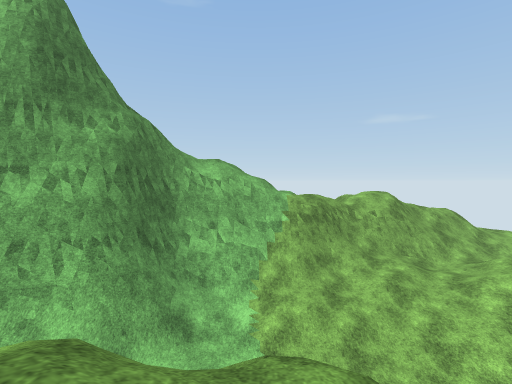
view 1 (above)

24 first-person views from a walk through a scene from a Unity 3-D project. The camera is 1.3 m above the floor, tilts 2° down and sees 85° across. The floor is counted in squares, 2 m on a side. Each view is taken from the middle of a square. On the plan, view 1 faces up. The plan holds only what a view shows up to about 9 squares ahead; the rest is blank. The place goes on beyond the plan. The player character is not drawn. Some surface patterns are stand-ins.

view 2
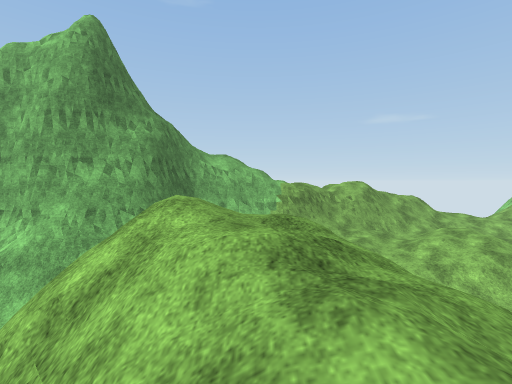

view 3
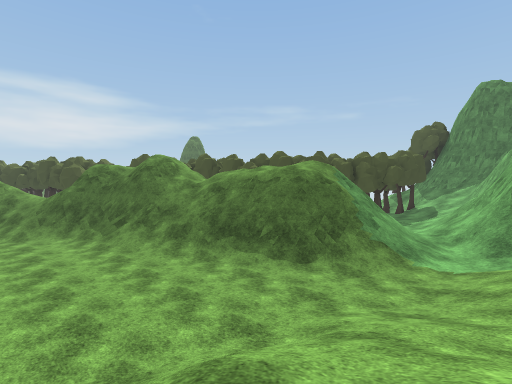

view 4
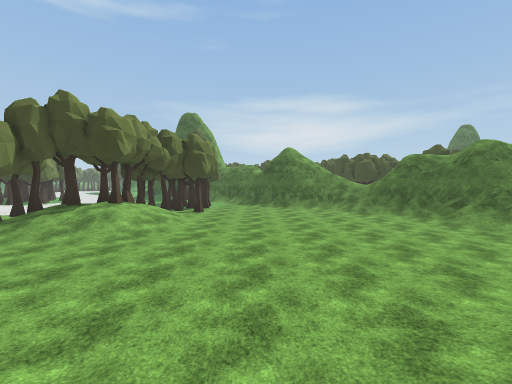

view 5
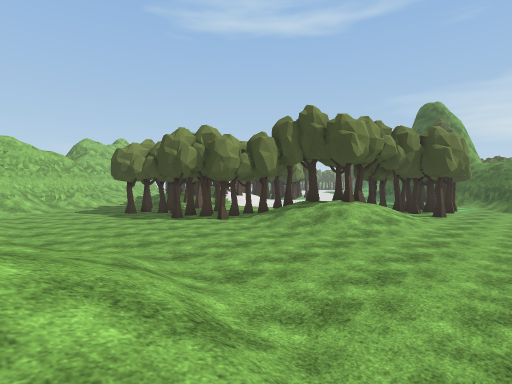

view 6
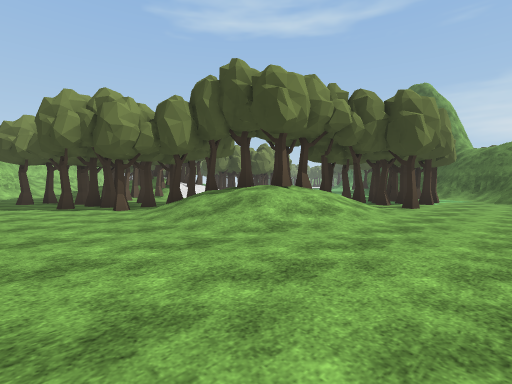

view 7
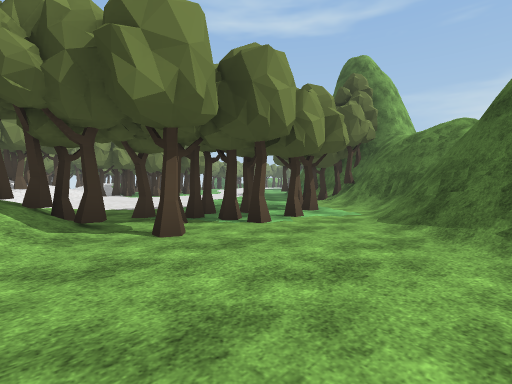

view 8
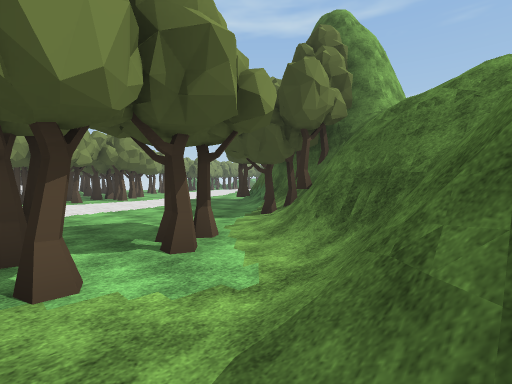

view 9
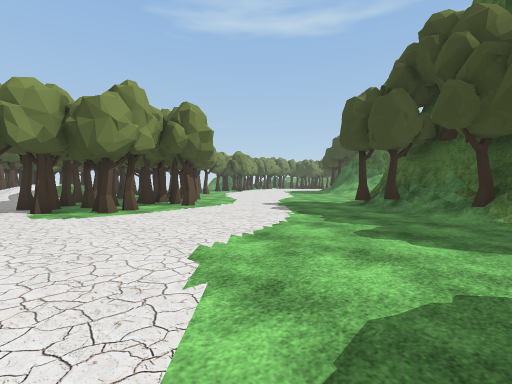

view 10
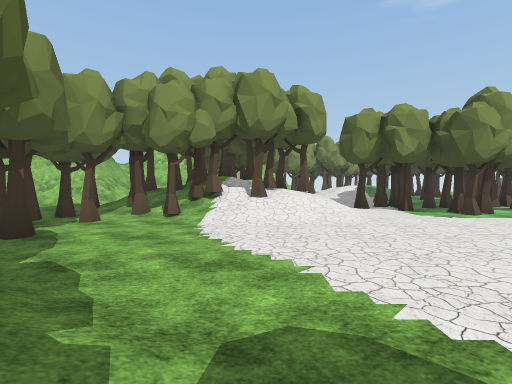

view 11
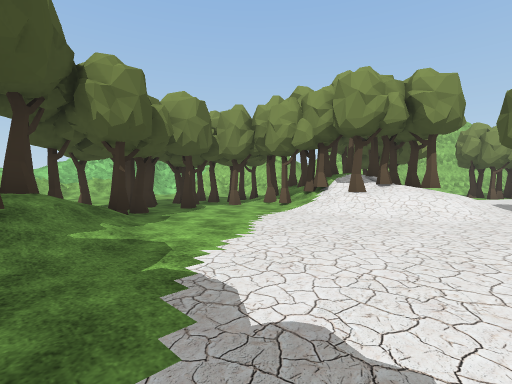

view 12
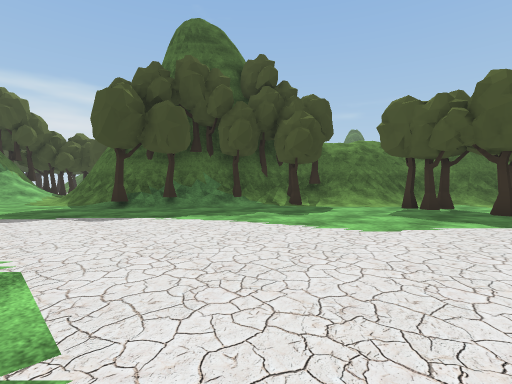

view 13
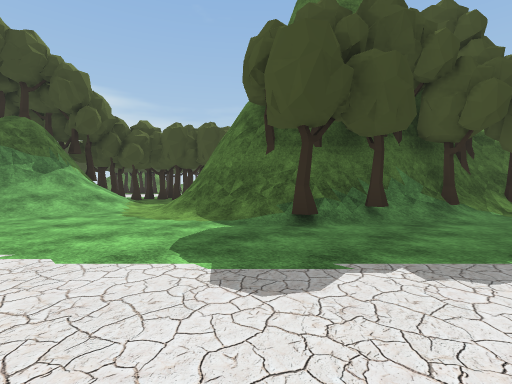

view 14
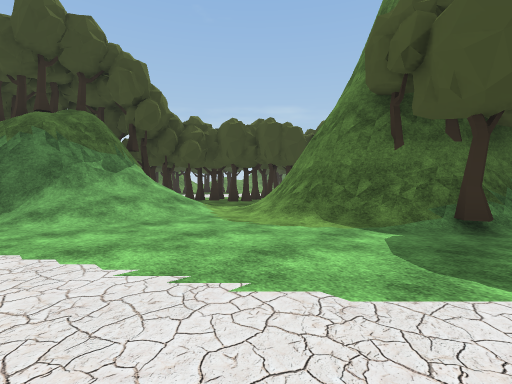

view 15
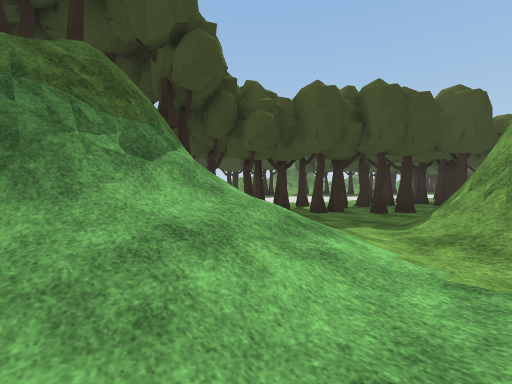

view 16
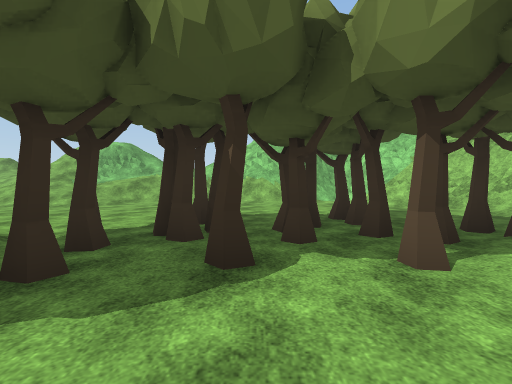

view 17
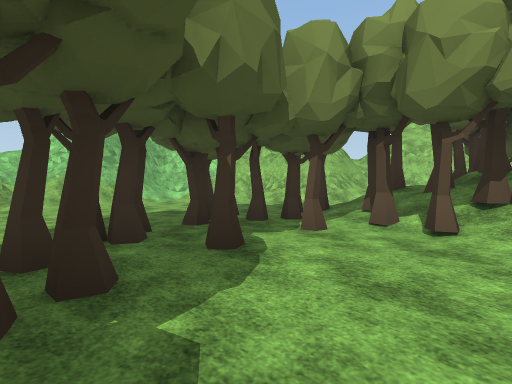

view 18
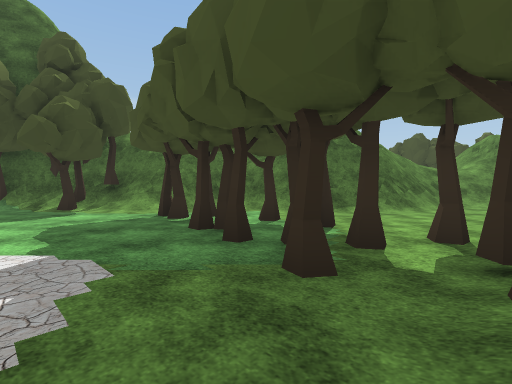

view 19
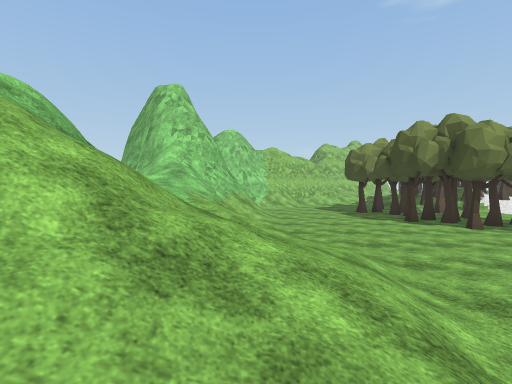

view 20
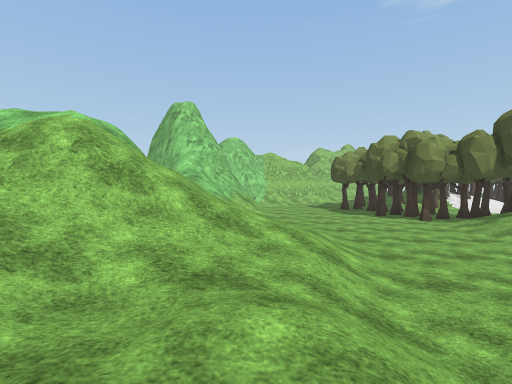

view 21
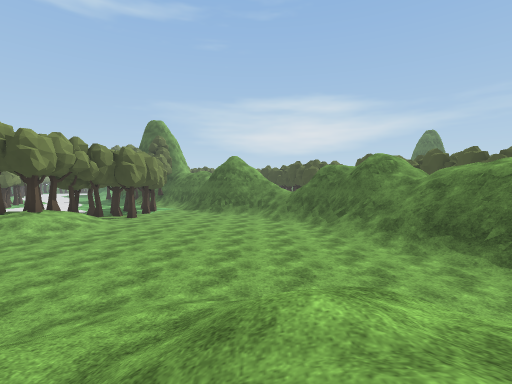

view 22
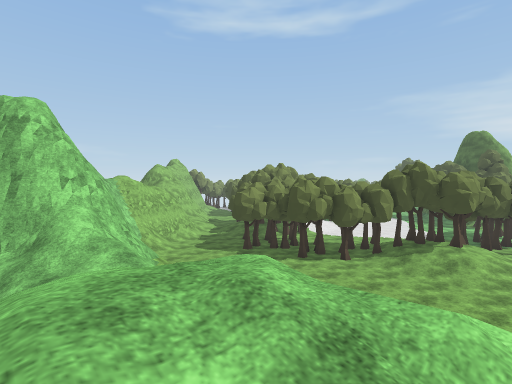

view 23
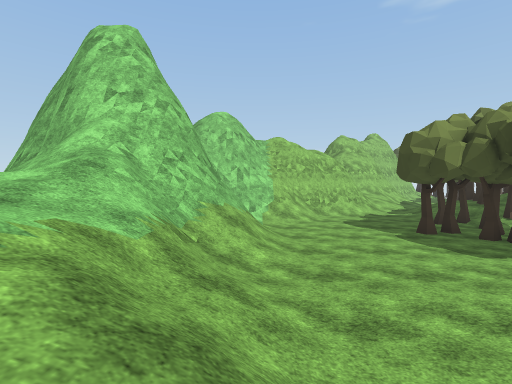

view 24
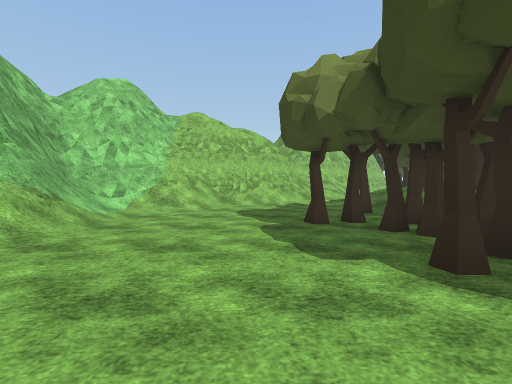

### Floor plan
Key: @ floor where view 1 was taken; # wall or solid block; . main floor; : floor 0.5 m higher than the main floor; + floor 1 m higher than the main floor; * floor 3.5 m higher than the main floor; % floor 4.25 m higher than the main floor; / step, stairs or slope; = window, fence, low wall or low ledge; v drop or lower ground; T tree; O other object.
Columns run from 6 left of view 1 to 22 right of it. Each row starts with its distance up from view 1.
  9       =  //////  //   //#
  8    #//////#//// ////  //#
  7   ##vv#v=/////////==///###
  6    ###=////// +////////=#####
  5   ###///////////////////////#
  4 ####=/.//////////////......//
  3  ///////../////.../........./
  2      v=#/....................
  1      //#/.................T..
  0      /@#//............TTTTTT.
 -1      #////........///TTTTTTT/
 -2       /////......////TT.TTTTT
 -3        //#/......//TT/T...TTT
 -4        //#/......//TT/....TTT
 -5          ==/......TT//.../TTT
 -6          ////....TTT......//T
 -7           //=//..TTT......///
 -8            /###/.TTT........T
 -9              /##/..........TT
-10                #=.T.......TTT
-11                #=#.........TT
-12                ###=........TT
-13                 %*TT........O
-14                  %TT#T......
-15                   ###TT/.....
-16                   #   #T/....
-17                        T/....
-18                        #/....
-19                       ##/....
-20                    T  #/////.
-21                 OOTT.T../////
-22                  OOTTTT.//###
-23                   T.OTTT:##
-24                     .OTTT
-25                         OT

Where each view was taken, in squares from view 1:
view 1: 0 up, 0 right, facing up
view 2: 2 down, 0 right, facing up
view 3: 5 up, 6 right, facing down-left
view 4: 5 up, 9 right, facing down
view 5: 5 up, 9 right, facing down-right
view 6: 2 up, 9 right, facing down-right
view 7: 4 down, 8 right, facing down-right
view 8: 8 down, 9 right, facing down-right
view 9: 8 down, 14 right, facing down-right
view 10: 5 down, 14 right, facing right
view 11: 8 down, 14 right, facing up-right
view 12: 8 down, 20 right, facing down-left
view 13: 13 down, 21 right, facing down-left
view 14: 15 down, 22 right, facing down-left
view 15: 19 down, 21 right, facing down-left
view 16: 4 down, 18 right, facing up
view 17: 4 down, 16 right, facing up-right
view 18: 5 down, 15 right, facing down-left
view 19: 5 up, 9 right, facing right
view 20: 5 up, 7 right, facing right
view 21: 6 up, 6 right, facing down
view 22: 9 up, 11 right, facing down-right
view 23: 5 up, 13 right, facing right
view 24: 2 up, 15 right, facing right
